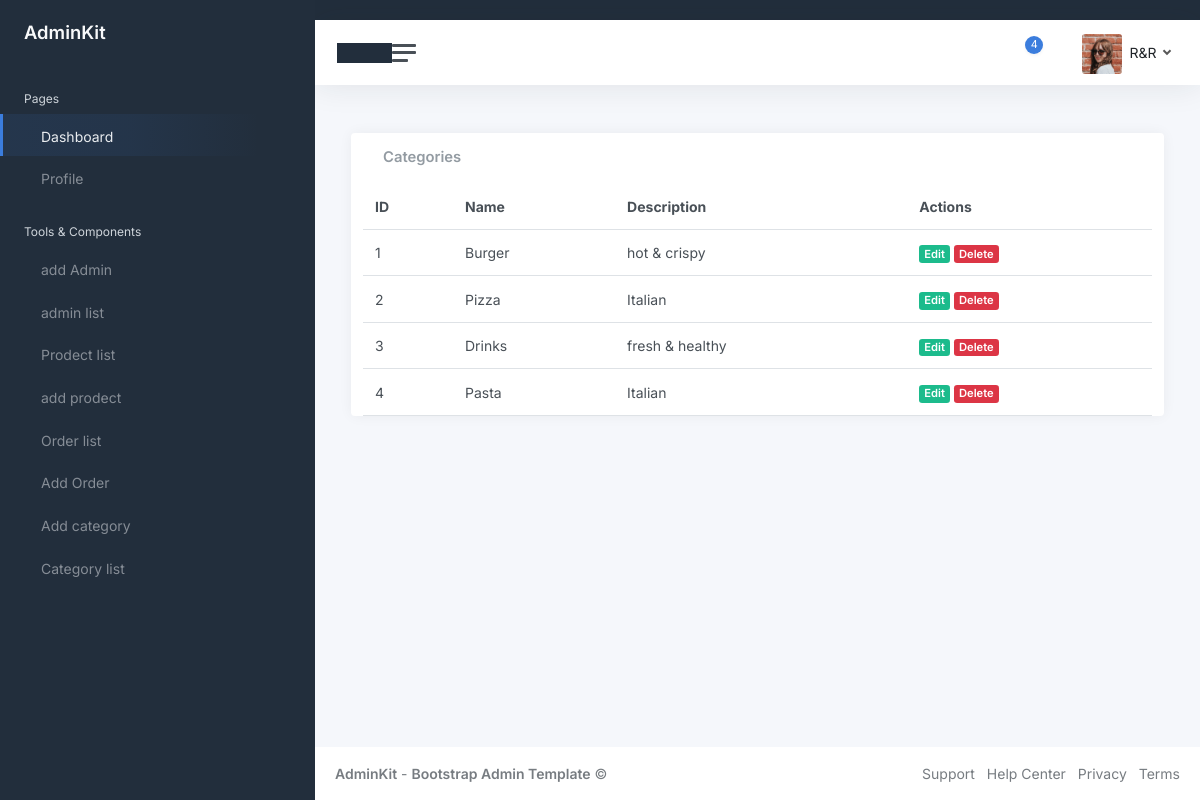
/dashboard/list_category/, run on the app's committed database.
### firstapp/models.py (models this page shows, shortened)
class Category(models.Model):
    id = models.AutoField(primary_key=True)
    name = models.CharField(max_length=50)
    description = models.TextField(max_length=200)

### firstapp/views.py (the view)
# urls.py: path('dashboard/list_category/', views.list_category, name='list_category'),
def list_category(request):
    categories = Category.objects.all()
    return render(request, 'dashboard/list_category.html', {'categories': categories})

### firstapp/templates/dashboard/list_category.html
{% extends 'dashboard/base.html' %}
{% load static %}
{% block content %}
<main class="content">
    <div class="row">
        <div class="card flex-fill">
            <div class="card-header">
                <h5 class="card-title mb-0">Categories</h5>
            </div>
            <table class="table table-hover my-0">
                <thead>
                    <tr>
                        <th>ID</th>
                        <th>Name</th>
                        <th class="d-none d-xl-table-cell">Description</th>
                        <th>Actions</th>
                    </tr>
                </thead>
                <tbody>
                    {% for category in categories %}
                    <tr>
                        <td>{{ category.id }}</td>
                        <td>{{ category.name }}</td>
                        <td class="d-none d-xl-table-cell">{{ category.description }}</td>
                        <td>
                            <a href="{% url 'update_category' category.id %}" class="badge bg-success">Edit</a>
                            <a href="{% url 'delete_category' category.id %}" class="badge bg-danger">Delete</a>
                        </td>
                    </tr>
                    {% empty %}
                    <tr>
                        <td colspan="4" class="text-center">No categories found.</td>
                    </tr>
                    {% endfor %}
                </tbody>
            </table>
        </div>
    </div>
</main>
{% endblock content %}

### data on the page
Category: id "1", name "Burger", description "hot & crispy"
Category: id "2", name "Pizza", description "Italian"
Category: id "3", name "Drinks", description "fresh & healthy"
Category: id "4", name "Pasta", description "Italian"
